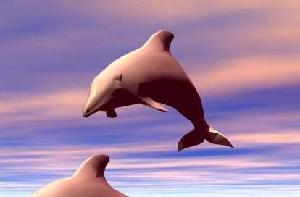
#> input picture KMeans/dolphin/image_0048.jpg, 300 x 197 px
$ python '02 Image Compress.py'
#> lines starting #> are read from the running program, lines starting #| are printed output that depends on the picture
import numpy as np
from PIL import Image
from sklearn.cluster import KMeans
from sklearn.utils import shuffle
import matplotlib.pyplot as plt
from matplotlib.font_manager import FontProperties

# Preprocessing
filename = './dolphin/image_0048.jpg'
orginal_image = np.array(Image.open(filename),dtype=np.float64) / 255

height,width,depth = orginal_image.shape
#> height = 197; width = 300; depth = 3
image_flattened = np.reshape(orginal_image,(width * height , depth))

# Estimator
image_sample = shuffle(image_flattened)[:1000]
#> image_sample = 1000 rows, first 8: [0.373, 0.149, 0.184], [0.541, 0.471, 0.675], [0.49, 0.427, 0.722], [0.62, 0.549, 0.776], [0.49, 0.451, 0.655], [0.518, 0.455, 0.733], [0.506, 0.435, 0.671], [0.408, 0.337, 0.659]
estimator = KMeans(n_clusters=16,random_state=0)
estimator.fit(image_sample)

# Prediction
cluster_assignmetns = estimator.predict(image_flattened)

# Rebuild Image
image_palette = estimator.cluster_centers_

output = np.zeros((height,width,depth))

position = 0
for i in range(height):
    for j in range(width):
        output[i,j,:] = image_palette[cluster_assignmetns[position]]
        position += 1
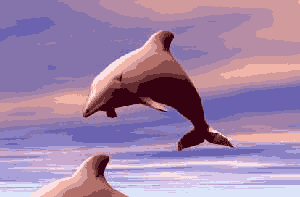
#> output: shape (197, 300, 3) float64; mean of channels 0, 1, 2 0.635, 0.52, 0.659; drawn as R, G, B
#> after the loop, position = 59100

# [12 lines of commented-out code are left out]

font = FontProperties(fname='./font/msyh.ttc', size=14)

plt.subplot(131)
plt.axis('off')
plt.title('原图',fontproperties=font)
plt.imshow(orginal_image)

plt.subplot(132)
palette = image_palette.reshape(4,4,-1)
plt.imshow(palette)
plt.axis('off')
plt.title('调色盘',fontproperties=font)

plt.subplot(133)
plt.axis('off')
plt.title('compressed')
plt.imshow(output)
plt.title('重绘结果',fontproperties=font)

plt.show()
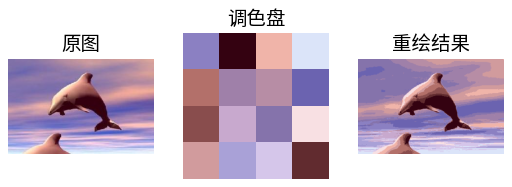
#> figure drawn by matplotlib, 3 panels

$ run again, with KMeans/dolphin/image_0001.jpg copied over KMeans/dolphin/image_0048.jpg
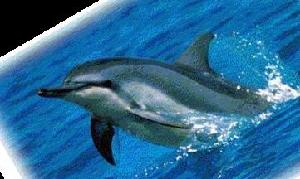
#> input picture KMeans/dolphin/image_0001.jpg, 300 x 179 px
#> image_sample = 1000 rows, first 8: [1, 1, 0.992], [0.0431, 0.404, 0.651], [0.173, 0.435, 0.651], [0.0549, 0.314, 0.541], [0, 0.318, 0.565], [0.0118, 0.525, 0.745], [0.745, 0.847, 0.906], [0.0549, 0.439, 0.678]
#> after the loop `for i in range(height):`:
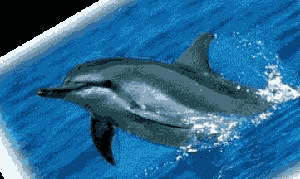
#> output: shape (179, 300, 3) float64; mean of channels 0, 1, 2 0.171, 0.419, 0.582; drawn as R, G, B
#> after the loop `for i in range(height):`: position = 53700
#> `plt.show()`:
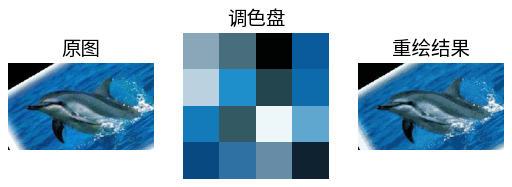
#> figure drawn by matplotlib, 3 panels

$ run again, with KMeans/dolphin/image_0002.jpg copied over KMeans/dolphin/image_0048.jpg
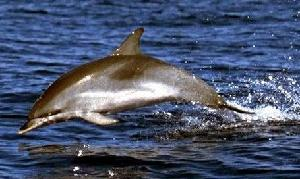
#> input picture KMeans/dolphin/image_0002.jpg, 300 x 179 px
#> image_sample = 1000 rows, first 8: [0.267, 0.333, 0.506], [0.361, 0.314, 0.322], [0.0941, 0.184, 0.318], [0.231, 0.353, 0.565], [0.298, 0.38, 0.565], [0.145, 0.239, 0.412], [0.141, 0.204, 0.333], [0.192, 0.286, 0.467]
#> after the loop `for i in range(height):`:
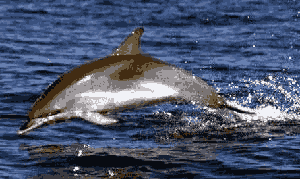
#> output: shape (179, 300, 3) float64; mean of channels 0, 1, 2 0.288, 0.33, 0.427; drawn as R, G, B
#> after the loop `for i in range(height):`: position = 53700
#> `plt.show()`:
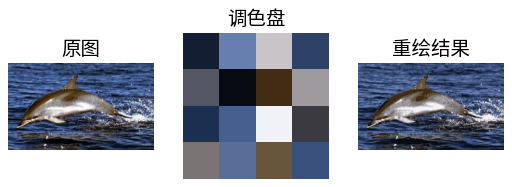
#> figure drawn by matplotlib, 3 panels

$ run again, with KMeans/dolphin/image_0003.jpg copied over KMeans/dolphin/image_0048.jpg
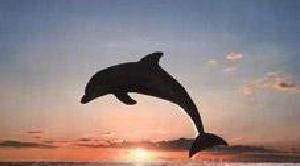
#> input picture KMeans/dolphin/image_0003.jpg, 300 x 166 px
#> image_sample = 1000 rows, first 8: [0.4, 0.459, 0.58], [0.545, 0.576, 0.651], [0.937, 0.659, 0.58], [0.0863, 0.0784, 0.0824], [0.69, 0.506, 0.396], [0.439, 0.435, 0.49], [0.722, 0.349, 0.239], [0.522, 0.541, 0.627]
#> after the loop `for i in range(height):`:
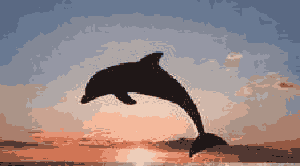
#> output: shape (166, 300, 3) float64; mean of channels 0, 1, 2 0.584, 0.518, 0.515; drawn as R, G, B
#> after the loop `for i in range(height):`: position = 49800
#> `plt.show()`:
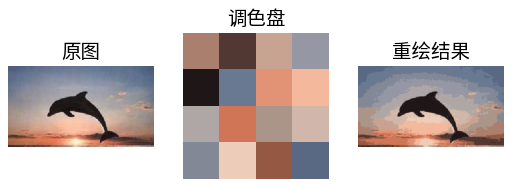
#> figure drawn by matplotlib, 3 panels
